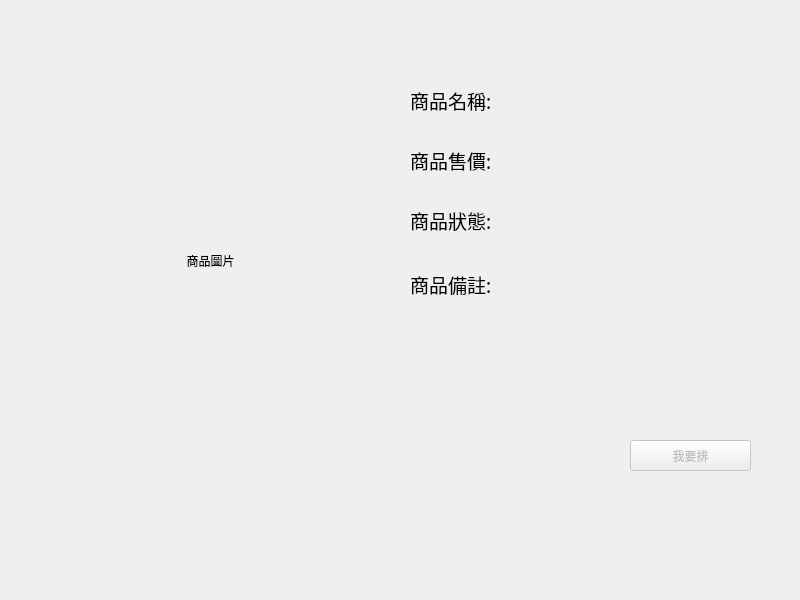
<?xml version="1.0" encoding="UTF-8"?>
<ui version="4.0">
 <class>MainWindow</class>
 <widget class="QMainWindow" name="MainWindow">
  <property name="geometry">
   <rect>
    <x>0</x>
    <y>0</y>
    <width>800</width>
    <height>600</height>
   </rect>
  </property>
  <property name="windowTitle">
   <string>CCUBUI - 商品資訊</string>
  </property>
  <widget class="QWidget" name="centralwidget">
   <widget class="QLabel" name="price">
    <property name="geometry">
     <rect>
      <x>410</x>
      <y>140</y>
      <width>331</width>
      <height>41</height>
     </rect>
    </property>
    <property name="font">
     <font>
      <family>微軟正黑體</family>
      <pointsize>14</pointsize>
     </font>
    </property>
    <property name="text">
     <string>商品售價:</string>
    </property>
   </widget>
   <widget class="QLabel" name="status">
    <property name="geometry">
     <rect>
      <x>410</x>
      <y>200</y>
      <width>321</width>
      <height>41</height>
     </rect>
    </property>
    <property name="font">
     <font>
      <family>微軟正黑體</family>
      <pointsize>14</pointsize>
     </font>
    </property>
    <property name="text">
     <string>商品狀態:</string>
    </property>
   </widget>
   <widget class="QLabel" name="note">
    <property name="geometry">
     <rect>
      <x>410</x>
      <y>270</y>
      <width>351</width>
      <height>151</height>
     </rect>
    </property>
    <property name="font">
     <font>
      <family>微軟正黑體</family>
      <pointsize>14</pointsize>
     </font>
    </property>
    <property name="text">
     <string>商品備註:</string>
    </property>
    <property name="alignment">
     <set>Qt::AlignLeading|Qt::AlignLeft|Qt::AlignTop</set>
    </property>
   </widget>
   <widget class="QPushButton" name="buy_btn">
    <property name="enabled">
     <bool>false</bool>
    </property>
    <property name="geometry">
     <rect>
      <x>630</x>
      <y>440</y>
      <width>121</width>
      <height>31</height>
     </rect>
    </property>
    <property name="font">
     <font>
      <family>微軟正黑體</family>
     </font>
    </property>
    <property name="text">
     <string>我要排</string>
    </property>
    <property name="checkable">
     <bool>false</bool>
    </property>
   </widget>
   <widget class="QLabel" name="name">
    <property name="geometry">
     <rect>
      <x>410</x>
      <y>80</y>
      <width>341</width>
      <height>41</height>
     </rect>
    </property>
    <property name="font">
     <font>
      <family>微軟正黑體</family>
      <pointsize>14</pointsize>
     </font>
    </property>
    <property name="text">
     <string>商品名稱:</string>
    </property>
   </widget>
   <widget class="QLabel" name="image">
    <property name="geometry">
     <rect>
      <x>50</x>
      <y>100</y>
      <width>321</width>
      <height>321</height>
     </rect>
    </property>
    <property name="text">
     <string>商品圖片</string>
    </property>
    <property name="alignment">
     <set>Qt::AlignCenter</set>
    </property>
   </widget>
  </widget>
 </widget>
 <resources/>
 <connections/>
</ui>
